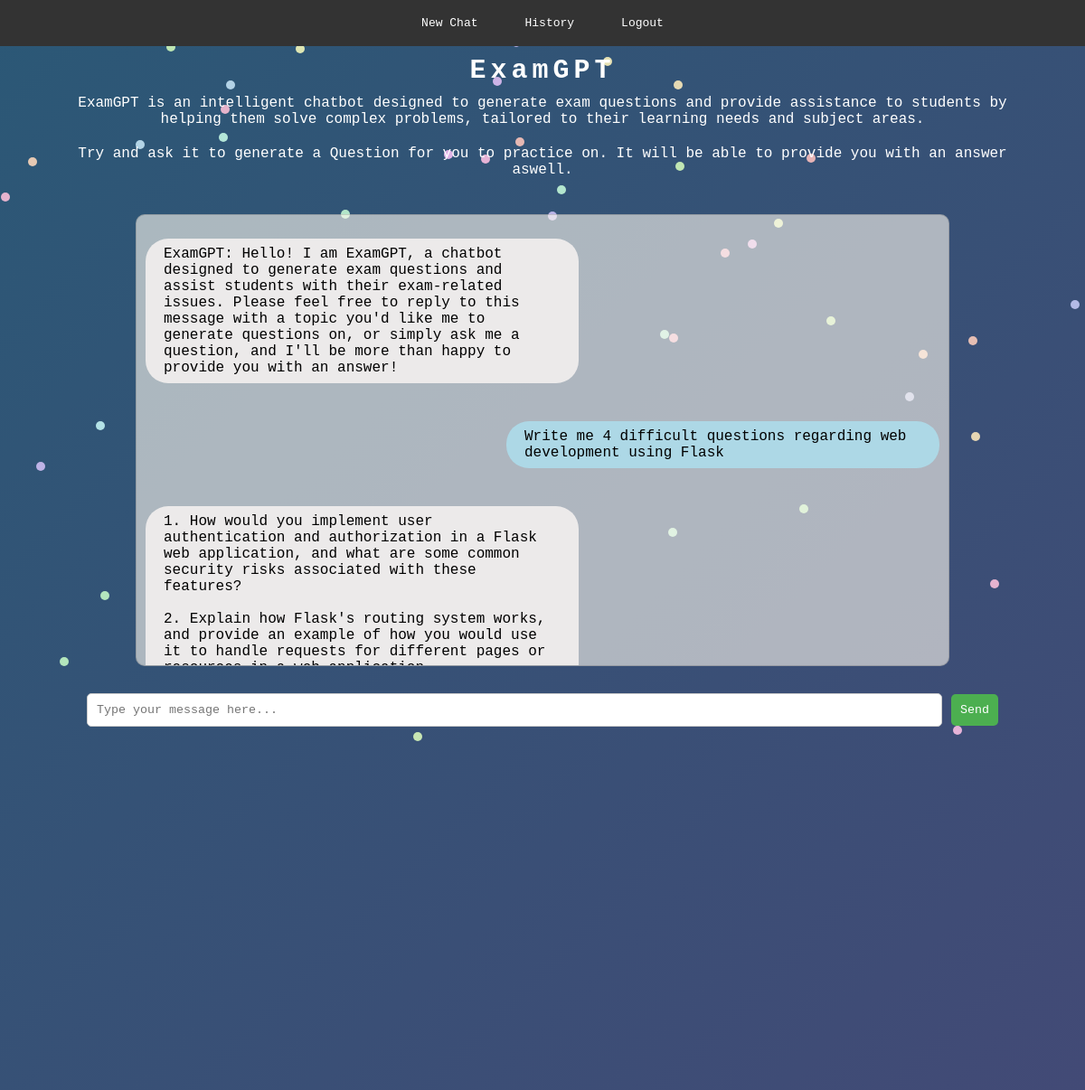
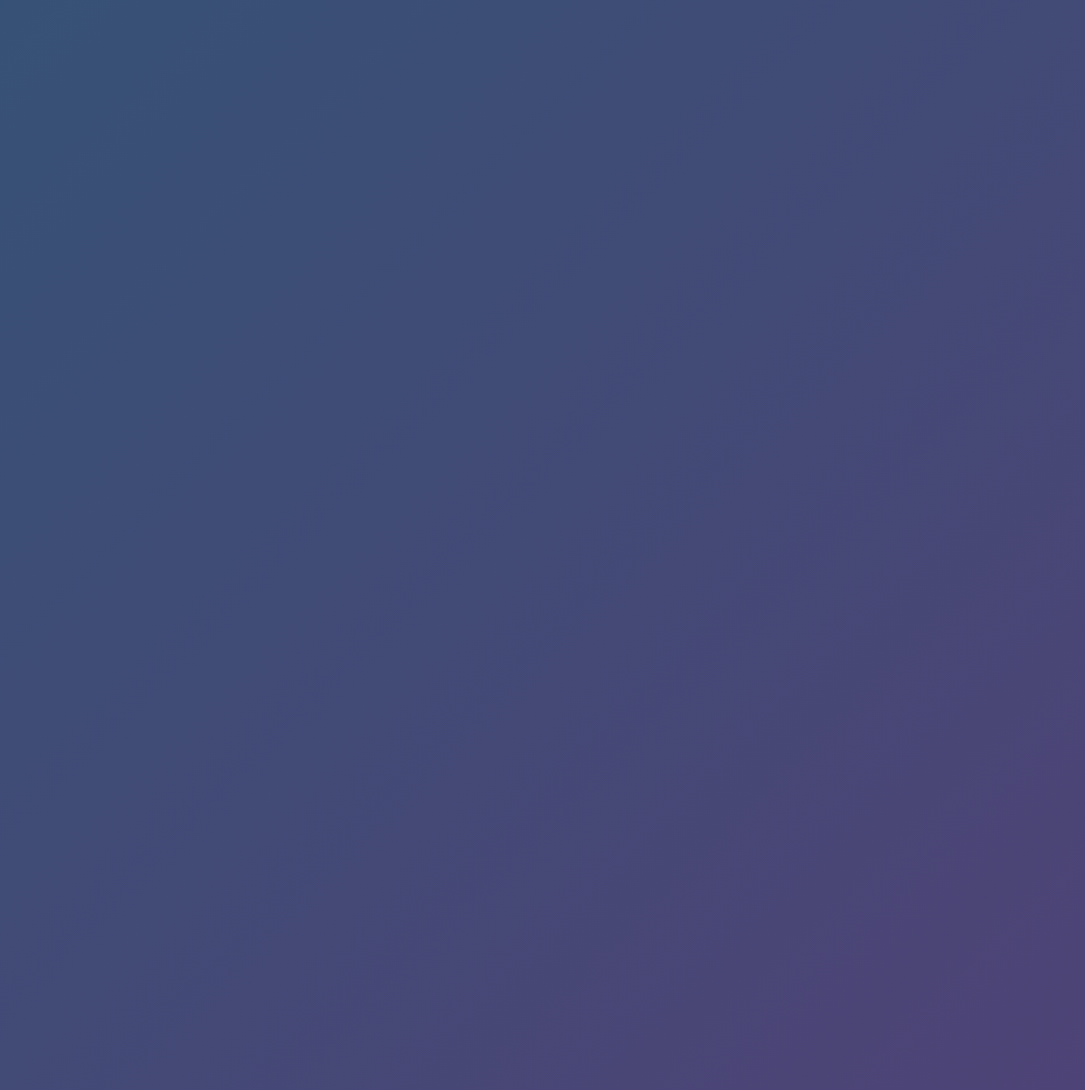
Screenshot of /index/1 (signed in) with the database file from the repository (2 pictures, top to bottom).
### app/models.py (models this page shows, shortened)
class chat_message_data(db.Model):
    message_id = db.Column(db.Integer, primary_key=True)
    conversation_id = db.Column(db.Integer, db.ForeignKey('conversation_data.conversation_id'))
    message_number = db.Column(db.Integer)
    sender = db.Column(db.String(8)) #Either User, Chatbot or System
    message = db.Column(db.String(1024))

### app/__init__.py (the view)
@app.route('/index/<conversation_id>')
@login_required
def chat(conversation_id):
    conversation = current_user.conversations.filter_by(conversation_id=conversation_id).first_or_404()
    messages = conversation.get_messages()
    return render_template('index.html', messages=messages)

### app/models.py (called while the page is built)
@login.user_loader
def load_user(id):
    return customer_data.query.get(int(id))

    def get_messages(self):
        return chat_message_data.query.filter_by(conversation_id=self.conversation_id).order_by(chat_message_data.message_number).all()

### app/templates/index.html (shortened to what this page needs)
<!DOCTYPE html>
<html lang="en">
  <head>
    <link rel="stylesheet" href="{{ url_for('static', filename='style.css') }}">
  </head>
  <body>
    <div class="background-particles"></div>
    <nav class="navbar">
      <a href="{{ url_for('home') }}">New Chat</a>
      <a href="{{ url_for('history') }}">History</a>
      {% if current_user.is_anonymous %}
      <a href="{{ url_for('login') }}">Login</a>
      {% else %}
      <a onclick="confirmLogout()" style="cursor: pointer;">Logout</a>
      {% endif %}
    </nav>
    <div class="body-width">
      <div class="welcome-section">
        <h1>ExamGPT</h1>
        <p>
          ExamGPT is an intelligent chatbot designed to generate exam questions and provide assistance to
          students by helping them solve complex problems, tailored to their learning needs and subject areas.
        </p>
        <p>
          Try and ask it to generate a Question for you to practice on. It will be able to provide you with an answer aswell.
        </p>
      </div>
      <div class="chatbox-container">
        <div class="chatbox-message chatbox-message-chatbot">
          <p class="chatbox-message-chatbot-internal">
            ExamGPT: Hello! I am ExamGPT, a chatbot designed to generate exam questions and assist students with their exam-related issues.
            Please feel free to reply to this message with a topic you'd like me to generate questions on, or simply ask me a question,
            and I'll be more than happy to provide you with an answer!
          </p>
        </div>
        {% for m in messages%}
        <div class="chatbox-message chatbox-message-{{ m.sender }}">
          {% autoescape false %}
          <p class="chatbox-message-{{ m.sender }}-internal">{{ m.message | replace('\n', '<br>') }}</p>
          {% endautoescape %}
        </div>
        {% endfor %}
      </div>
      <div class="chatbox-input-container">
        <input
          type="text"
          class="chatbox-input"
          placeholder="Type your message here..."
        >
        <button class="chatbox-send-button">Send</button>
      </div>
    </div>
  </body>
</html>

### app/static/style.css (style rules this page uses)
* { font-family: monospace; font-weight: 500; }
body { display: flex; flex-direction: column; align-items: center; margin: 0; z-index: 2; overflow-x: hidden; margin-bottom: 50px; }
.navbar { display: flex; background-color: #333; padding: 10px; justify-content: center; width: 100%; margin: 0; z-index: 2; }
.navbar a { color: white; text-decoration: none; margin: 0 10px; padding: 8px 16px; border-radius: 5px; z-index: 2; }
.body-width { width: fit-content; z-index: 2; display: flex; flex-direction: column; align-items: center; }
.welcome-section { display: flex; flex-direction: column; align-items: center; text-align: center; z-index: 2; color: white; font-family: monospace; }
.welcome-section h1 { font-weight: 700; font-size: 30px; letter-spacing: 5px; margin-top: 10px; margin-bottom: 0px; }
.welcome-section p { font-weight: 500; font-size: 16px; margin: 10px 80px; }
.chatbox-container { border: 1px solid rgba(0, 0, 0, 0.144); border-radius: 10px; height: 500px; max-width: 100%; box-sizing: border-box; overflow-y: scroll; padding: 10px; margin-top: 30px; background-color: rgba(255, 251, 241, 0.6); z-index: 2; margin-left: 150px; margin-right: 150px; overflow-y: auto; }
.chatbox-message { display: flex; width: 100%; margin-bottom: 10px; z-index: 2; }
.chatbox-message p { background-color: rgb(236, 234, 234); padding: 8px 20px; border-radius: 25px; font-size: 16px; justify-content: start; max-width: 50%; word-wrap: break-word; z-index: 2; }
.chatbox-message-user { justify-content: flex-end; z-index: 2; }
.chatbox-message-user p { background-color: lightblue; z-index: 2; }
.chatbox-message-chatbot { justify-content: flex-start; z-index: 2; }
.chatbox-message-chatbot p { background-color: rgb(236, 234, 234); z-index: 2; }
.chatbox-input-container { display: flex; flex-wrap: wrap; justify-content: center; align-items: center; width: 84%; margin: 0 100px auto; margin-top: 30px; z-index: 2; }
.chatbox-input { flex-grow: 1; border: 1px solid #ccc; border-radius: 5px; padding: 10px; margin-right: 10px; z-index: 2; }
.chatbox-send-button { background-color: #4caf50; color: white; border: none; border-radius: 5px; padding: 10px; cursor: pointer; z-index: 2; }
.background-particles { position: fixed; top: 0; left: 0; width: 100%; height: 100%; background: linear-gradient(135deg, #2b5876, #4e4376); z-index: 0; }

### rows the page displays
chat_message_data: message "Write me 4 difficult questions regarding web development using Flask"
chat_message_data: message "1. How would you implement user authentication and authorization in a Flask web application, and what are some common security risks associated with these features? 2. Explain how Flask's routing system works, and provide an example of how you would use it to handle requests for different pages or…"
